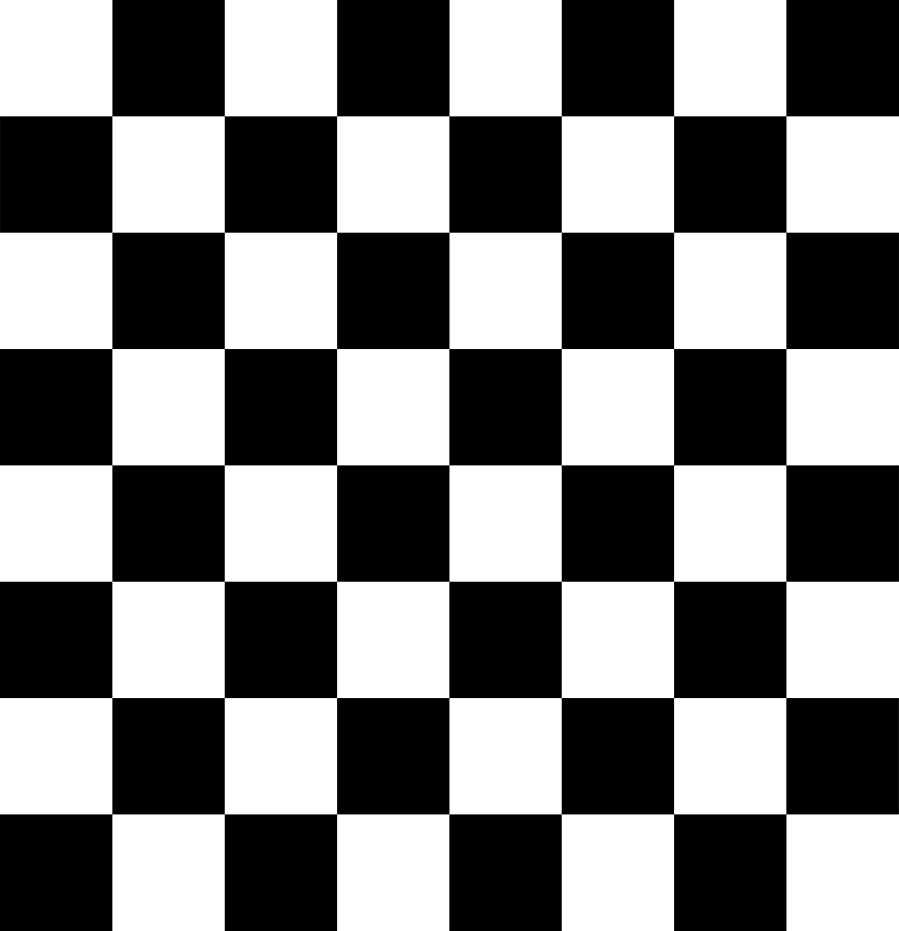
#> input picture Basic OpenCV/chessboard.png, 3595 x 3723 px (shown at 1/4 size)
$ python 'bitwise logic.py'
#> lines starting #> are read from the running program, lines starting #| are printed output that depends on the picture; after the words box and inside, x2 and y2 are one past the last pixel; in counts of white or black regions, pixels touching at a corner belong together
import numpy as np
import cv2

img = np.zeros((250, 250, 3), np.uint8)
img = cv2.rectangle(img, (125, 0), (250,250), (255, 255, 255), -1)
img2 = cv2.imread("chessboard.png")
#> img2 is the input picture: shape (3723, 3595, 3); min 0, max 255, mean 127.5
img2 = cv2.resize(img2, (250, 250))
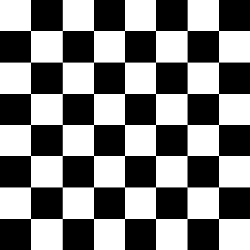
#> img2: shape (250, 250, 3); min 0, max 255, mean 127.5

AND = cv2.bitwise_and(img, img2)
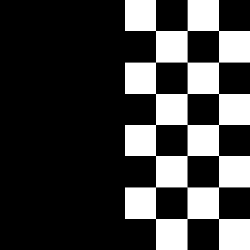
#> AND: shape (250, 250, 3); min 0, max 255, mean 63.7
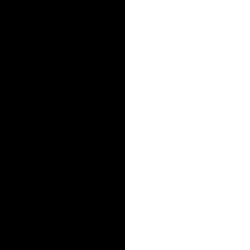
#> img: shape (250, 250, 3); 50% white; 1 white region, box (x1, y1, x2, y2) and area: (125, 0, 250, 250) 31250
OR = cv2.bitwise_or(img, img2)
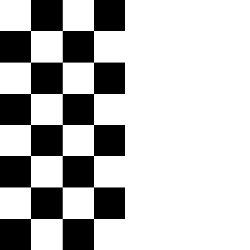
#> OR: shape (250, 250, 3); min 0, max 255, mean 191.2
NOT = cv2.bitwise_not(img2)
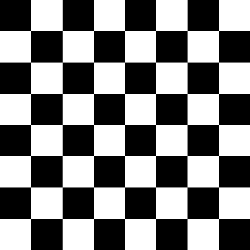
#> NOT: shape (250, 250, 3); min 0, max 255, mean 127.5
XOR = cv2.bitwise_xor(img, img2)
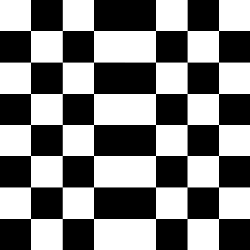
#> XOR: shape (250, 250, 3); min 0, max 255, mean 127.5

cv2. imshow('and', AND)
cv2. imshow('or', OR)
cv2. imshow('not', NOT)
cv2. imshow('xor', XOR)
cv2. imshow('img', img)
cv2. imshow('img2', img2)

cv2.waitKey(0)
cv2.destroyAllWindows()
